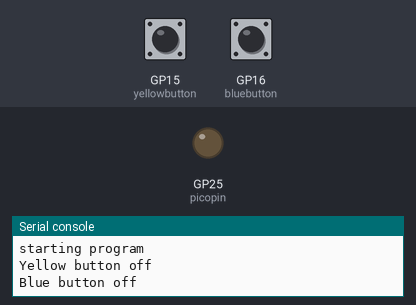
This program was run on a simulated Raspberry Pi Pico running MicroPython. On the bench: output pins drawn as LEDs (lit = HIGH), the last lines printed to the serial console. The test bench sets the inputs (shaded band); at power-on: GP15 (yellowbutton) LOW, GP16 (bluebutton) LOW.

Above: at 1.2 s.
1.3 s: GP15 (yellowbutton) pulled HIGH for 0.15 s
At 1.38 s:
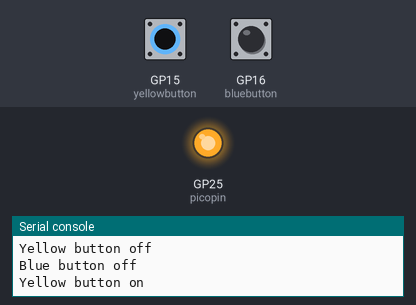
2.9 s: GP16 (bluebutton) pulled HIGH for 0.15 s
At 3.6 s:
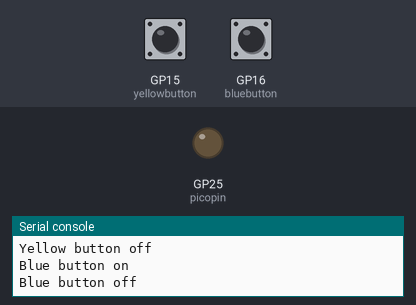
4.5 s: GP16 (bluebutton) pulled HIGH for 3.2 s
At 5.4 s:
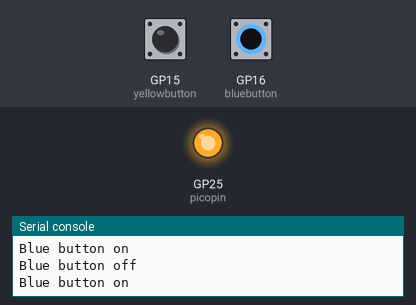
9.2 s: GP15 (yellowbutton) pulled HIGH for 3.2 s
At 12.7 s:
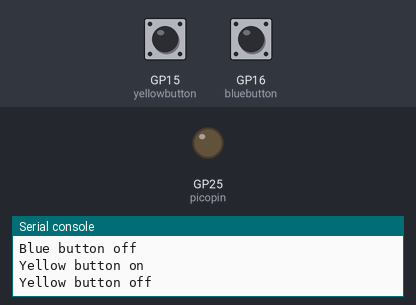
Timing chart, 0 to 14.2 s (numbered marks = the images above; inputs shaded):
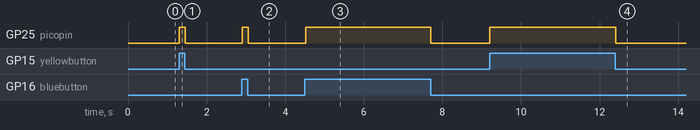

Measured:
- after the input at 1.3 s, GP25 (picopin): LOW → HIGH at once, → LOW 0.15 s later
- after the input at 2.9 s, GP25 (picopin): LOW → HIGH at once, → LOW 0.15 s later
- after the input at 4.5 s, GP25 (picopin): LOW → HIGH at once, → LOW 3.2 s later
- after the input at 9.2 s, GP25 (picopin): LOW → HIGH at once, → LOW 3.2 s later

The program:

simplebuttonswitch.py
```python
from machine import Pin
import time

def main():
    yellowswpin = 15
    blueswpin = 16

    try:
        yellowbutton=Pin(yellowswpin,Pin.IN,Pin.PULL_DOWN)
        bluebutton=Pin(blueswpin,Pin.IN,Pin.PULL_DOWN)
        picopin = Pin(25,Pin.OUT)
        prevyellowon = False
        prevyellowoff = False
        prevblueon = False
        prevblueoff = False

        print("starting program")
        while True:
            if yellowbutton.value() == 1:
                if prevyellowon != True:
                    print("Yellow button on")
                    prevyellowon = True
                    prevyellowoff = False
                    picopin.high()
            else:
                if prevyellowoff != True:
                    print("Yellow button off")
                    prevyellowoff = True
                    prevyellowon = False
                    picopin.low()

            if bluebutton.value() == 1:
                if prevblueon != True:
                    print("Blue button on")
                    prevblueon = True
                    prevblueoff = False
                    picopin.high()
            else:
                if prevblueoff != True:
                    print("Blue button off")
                    prevblueoff = True
                    prevblueon = False
                    picopin.low()
            time.sleep(.025)
    except KeyboardInterrupt:
        print("Program shut down by user")
    finally:
        print("Cleaning up and shutting down")
if __name__ == '__main__':
    main()
```
